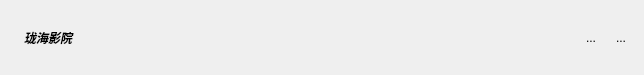
<?xml version="1.0" encoding="UTF-8"?>
<ui version="4.0">
 <class>title_wg</class>
 <widget class="QWidget" name="title_wg">
  <property name="geometry">
   <rect>
    <x>0</x>
    <y>0</y>
    <width>644</width>
    <height>75</height>
   </rect>
  </property>
  <property name="windowTitle">
   <string>Form</string>
  </property>
  <layout class="QHBoxLayout" name="horizontalLayout">
   <item>
    <widget class="QLabel" name="logo">
     <property name="text">
      <string/>
     </property>
    </widget>
   </item>
   <item>
    <widget class="QLabel" name="title">
     <property name="font">
      <font>
       <family>Ubuntu Mono</family>
       <weight>75</weight>
       <italic>true</italic>
       <bold>true</bold>
      </font>
     </property>
     <property name="text">
      <string>珑海影院</string>
     </property>
    </widget>
   </item>
   <item>
    <spacer name="horizontalSpacer">
     <property name="orientation">
      <enum>Qt::Horizontal</enum>
     </property>
     <property name="sizeHint" stdset="0">
      <size>
       <width>446</width>
       <height>20</height>
      </size>
     </property>
    </spacer>
   </item>
   <item>
    <widget class="QToolButton" name="min">
     <property name="text">
      <string>...</string>
     </property>
     <property name="icon">
      <iconset resource="qrc.qrc">
       <normaloff>:/Images/login_min.png</normaloff>:/Images/login_min.png</iconset>
     </property>
     <property name="iconSize">
      <size>
       <width>32</width>
       <height>32</height>
      </size>
     </property>
     <property name="autoRaise">
      <bool>true</bool>
     </property>
    </widget>
   </item>
   <item>
    <widget class="QToolButton" name="close">
     <property name="text">
      <string>...</string>
     </property>
     <property name="icon">
      <iconset resource="qrc.qrc">
       <normaloff>:/Images/login_close.png</normaloff>:/Images/login_close.png</iconset>
     </property>
     <property name="iconSize">
      <size>
       <width>32</width>
       <height>32</height>
      </size>
     </property>
     <property name="autoRaise">
      <bool>true</bool>
     </property>
    </widget>
   </item>
  </layout>
 </widget>
 <resources>
  <include location="qrc.qrc"/>
 </resources>
 <connections/>
</ui>
